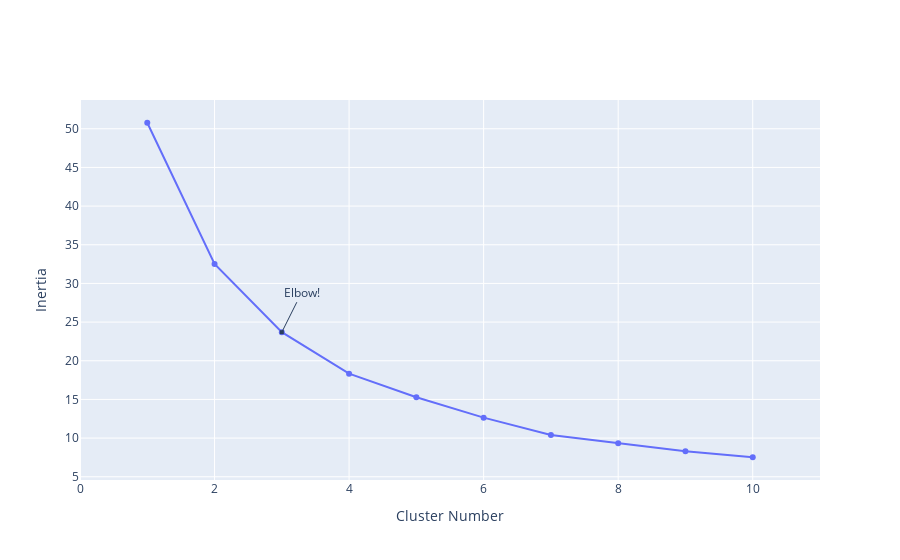

Notebook code for this chart:
### Code cell
#We try to find the best cluster for our data with K-means algorithm
X=data.drop(['C&Y','Year','Country','Prevalence of Undernourishment (%)'],axis=1)
scaler = MinMaxScaler()
scaler.fit(X)
X=scaler.transform(X)
inertia = []
for i in range(1,11):
    kmeans = KMeans(
        n_clusters=i, init="k-means++",
        n_init=10,
        tol=1e-04, random_state=42
    )
    kmeans.fit(X)
    inertia.append(kmeans.inertia_)
fig = go.Figure(data=go.Scatter(x=np.arange(1,11),y=inertia))
fig.update_layout(xaxis=dict(range=[0,11],title="Cluster Number"),
                  yaxis={'title':'Inertia'},
                 annotations=[
        dict(
            x=3,
            y=inertia[2],
            xref="x",
            yref="y",
            text="Elbow!",
            showarrow=True,
            arrowhead=7,
            ax=20,
            ay=-40
        )
    ])

### Figure 1 — Plotly figure (JSON) as saved in the notebook; plotly's stock layout.template omitted (floating-point values rounded to 4 significant figures)
{"data": [{"type": "scatter", "x": [1, 2, 3, 4, 5, 6, 7, 8, 9, 10], "y": [50.78, 32.52, 23.69, 18.33, 15.28, 12.65, 10.4, 9.326, 8.307, 7.523]}], "layout": {"annotations": [{"arrowhead": 7, "ax": 20, "ay": -40, "showarrow": true, "text": "Elbow!", "x": 3, "xref": "x", "y": 23.69, "yref": "y"}], "xaxis": {"range": [0, 11], "title": {"text": "Cluster Number"}}, "yaxis": {"title": {"text": "Inertia"}}}}
